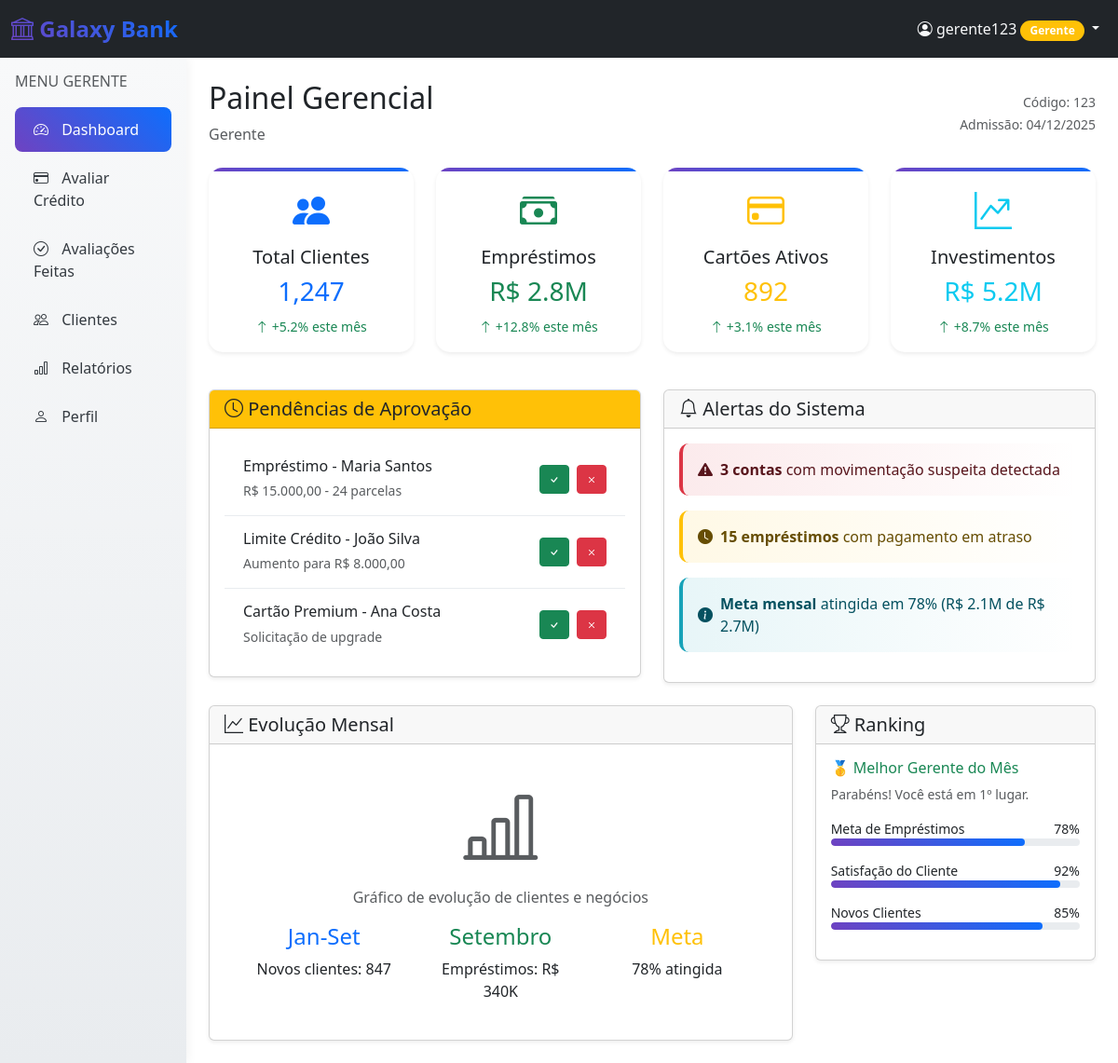
The page /dashboard/gerente/ (signed in) on the database its author committed.
### usuarios/models.py (models this page shows, shortened)
class Usuario(AbstractUser):
    TIPO_USUARIO_CHOICES = [
        ('cliente', 'Cliente'),
        ('gerente', 'Gerente'),
    ]
    tipo_usuario = models.CharField(
        max_length=10,
        choices=TIPO_USUARIO_CHOICES,
        default='cliente'
    )
    telefone = models.CharField(
        max_length=15,
        blank=True,
        null=True,
        validators=[RegexValidator(r'^\+?1?\d{9,15}$')]
    )

class Gerente(models.Model):
    usuario = models.OneToOneField(Usuario, on_delete=models.CASCADE, primary_key=True)
    codigo_gerente = models.CharField(max_length=10, unique=True)
    data_admissao = models.DateField()
    ativo = models.BooleanField(default=True)
    class Meta:
        verbose_name = 'Gerente'
        verbose_name_plural = 'Gerentes'

### usuarios/views.py (the view)
# urls.py: path('dashboard/gerente/', views.dashboard_gerente, name='dashboard_gerente'),
@login_required
def dashboard_gerente(request):
    try:
        gerente = Gerente.objects.get(usuario=request.user)
        context = {
            'gerente': gerente,
            'usuario': request.user,
        }
        return render(request, 'usuarios/dashboard_gerente.html', context)
    except Gerente.DoesNotExist:
        messages.error(request, 'Perfil de gerente não encontrado.')
        return redirect('usuarios:login')

### usuarios/templates/usuarios/dashboard_gerente.html (shortened to what this page needs)
{% extends 'usuarios/base.html' %}
{% block content %}
<div class="row g-0">
    <div class="col-md-3 col-lg-2 sidebar">
        <div class="p-3">
            <h6 class="text-muted mb-3">MENU GERENTE</h6>
            <ul class="nav flex-column">
                <li class="nav-item">
                    <a class="nav-link active" href="#">
                        <i class="bi bi-speedometer2"></i> Dashboard
                    </a>
                </li>
                <li class="nav-item">
                    <a class="nav-link" href="{% url 'credito:avaliar_solicitacoes' %}">
                        <i class="bi bi-credit-card"></i> Avaliar Crédito
                    </a>
                </li>
                <li class="nav-item">
                    <a class="nav-link" href="{% url 'credito:solicitacoes_avaliadas' %}">
                        <i class="bi bi-check-circle"></i> Avaliações Feitas
                    </a>
                </li>
                <li class="nav-item">
                    <a class="nav-link" href="#">
                        <i class="bi bi-people"></i> Clientes
                    </a>
                </li>
                <li class="nav-item">
                    <a class="nav-link" href="#">
                        <i class="bi bi-bar-chart"></i> Relatórios
                    </a>
                </li>
                <li class="nav-item">
                    <a class="nav-link" href="{% url 'usuarios:perfil' %}">
                        <i class="bi bi-person"></i> Perfil
                    </a>
                </li>
            </ul>
        </div>
    </div>
    <div class="col-md-9 col-lg-10 main-content">
        <div class="p-4">
            <div class="d-flex justify-content-between align-items-center mb-4">
                <div>
                    <h2>Painel Gerencial</h2>
                    <p class="text-muted mb-0">Gerente {{ gerente.usuario.first_name }} {{ gerente.usuario.last_name }}</p>
                </div>
                <div class="text-end">
                    <small class="text-muted">Código: {{ gerente.codigo_gerente }}</small><br>
                    <small class="text-muted">Admissão: {{ gerente.data_admissao|date:"d/m/Y" }}</small>
                </div>
            </div>
            <div class="row mb-4">
                <div class="col-md-3 mb-3">
                    <div class="card stats-card border-0 shadow-sm">
                        <div class="card-body text-center">
                            <i class="bi bi-people-fill text-primary fs-1"></i>
                            <h5 class="card-title mt-2">Total Clientes</h5>
                            <h3 class="text-primary">1,247</h3>
                            <small class="text-success"><i class="bi bi-arrow-up"></i> +5.2% este mês</small>
                        </div>
                    </div>
                </div>
                <div class="col-md-3 mb-3">
                    <div class="card stats-card border-0 shadow-sm">
                        <div class="card-body text-center">
                            <i class="bi bi-cash-stack text-success fs-1"></i>
                            <h5 class="card-title mt-2">Empréstimos</h5>
                            <h3 class="text-success">R$ 2.8M</h3>
                            <small class="text-success"><i class="bi bi-arrow-up"></i> +12.8% este mês</small>
                        </div>
                    </div>
                </div>
                <div class="col-md-3 mb-3">
                    <div class="card stats-card border-0 shadow-sm">
                        <div class="card-body text-center">
                            <i class="bi bi-credit-card text-warning fs-1"></i>
                            <h5 class="card-title mt-2">Cartões Ativos</h5>
                            <h3 class="text-warning">892</h3>
                            <small class="text-success"><i class="bi bi-arrow-up"></i> +3.1% este mês</small>
                        </div>
                    </div>
                </div>
                <div class="col-md-3 mb-3">
                    <div class="card stats-card border-0 shadow-sm">
                        <div class="card-body text-center">
                            <i class="bi bi-graph-up-arrow text-info fs-1"></i>
                            <h5 class="card-title mt-2">Investimentos</h5>
                            <h3 class="text-info">R$ 5.2M</h3>
                            <small class="text-success"><i class="bi bi-arrow-up"></i> +8.7% este mês</small>
                        </div>
                    </div>
                </div>
            </div>
            <div class="row mb-4">
                <div class="col-md-6">
                    <div class="card shadow-sm">
                        <div class="card-header bg-warning text-dark">
                            <h5 class="mb-0"><i class="bi bi-clock"></i> Pendências de Aprovação</h5>
                        </div>
                        <div class="card-body">
                            <div class="list-group list-group-flush">
                                <div class="list-group-item d-flex justify-content-between align-items-center">
                                    <div>
                                        <h6 class="mb-1">Empréstimo - Maria Santos</h6>
                                        <small class="text-muted">R$ 15.000,00 - 24 parcelas</small>
                                    </div>
                                    <div>
                                        <button class="btn btn-sm btn-success me-1">
                                            <i class="bi bi-check"></i>
                                        </button>
                                        <button class="btn btn-sm btn-danger">
                                            <i class="bi bi-x"></i>
                                        </button>
                                    </div>
                                </div>
                                <div class="list-group-item d-flex justify-content-between align-items-center">
                                    <div>
                                        <h6 class="mb-1">Limite Crédito - João Silva</h6>
                                        <small class="text-muted">Aumento para R$ 8.000,00</small>
                                    </div>
                                    <div>
                                        <button class="btn btn-sm btn-success me-1">
                                            <i class="bi bi-check"></i>
                                        </button>
                                        <button class="btn btn-sm btn-danger">
                                            <i class="bi bi-x"></i>
                                        </button>
                                    </div>
                                </div>
                                <div class="list-group-item d-flex justify-content-between align-items-center">
                                    <div>
                                        <h6 class="mb-1">Cartão Premium - Ana Costa</h6>
                                        <small class="text-muted">Solicitação de upgrade</small>
                                    </div>
                                    <div>
                                        <button class="btn btn-sm btn-success me-1">
                                            <i class="bi bi-check"></i>
                                        </button>
                                        <button class="btn btn-sm btn-danger">
                                            <i class="bi bi-x"></i>
                                        </button>
                                    </div>
                                </div>
                            </div>
                        </div>
                    </div>
                </div>
                <div class="col-md-6">
                    <div class="card shadow-sm">
                        <div class="card-header">
                            <h5 class="mb-0"><i class="bi bi-bell"></i> Alertas do Sistema</h5>
                        </div>
                        <div class="card-body">
                            <div class="alert alert-danger d-flex align-items-center">
                                <i class="bi bi-exclamation-triangle-fill me-2"></i>
                                <div>
                                    <strong>3 contas</strong> com movimentação suspeita detectada
                                </div>
                            </div>
                            <div class="alert alert-warning d-flex align-items-center">
                                <i class="bi bi-clock-fill me-2"></i>
                                <div>
                                    <strong>15 empréstimos</strong> com pagamento em atraso
                                </div>
                            </div>
                            <div class="alert alert-info d-flex align-items-center">
                                <i class="bi bi-info-circle-fill me-2"></i>
                                <div>
                                    <strong>Meta mensal</strong> atingida em 78% (R$ 2.1M de R$ 2.7M)
                                </div>
                            </div>
                        </div>
                    </div>
                </div>
            </div>
            <div class="row">
                <div class="col-md-8">
                    <div class="card shadow-sm">
                        <div class="card-header">
                            <h5 class="mb-0"><i class="bi bi-graph-up"></i> Evolução Mensal</h5>
                        </div>
                        <div class="card-body">
                            <div class="text-center p-4">
                                <i class="bi bi-bar-chart-line display-1 text-muted"></i>
                                <p class="text-muted mt-3">Gráfico de evolução de clientes e negócios</p>
                                <div class="row text-center">
                                    <div class="col-4">
                                        <h4 class="text-primary">Jan-Set</h4>
                                        <p class="mb-0">Novos clientes: 847</p>
                                    </div>
                                    <div class="col-4">
                                        <h4 class="text-success">Setembro</h4>
                                        <p class="mb-0">Empréstimos: R$ 340K</p>
                                    </div>
                                    <div class="col-4">
                                        <h4 class="text-warning">Meta</h4>
                                        <p class="mb-0">78% atingida</p>
                                    </div>
                                </div>
                            </div>
                        </div>
                    </div>
                </div>
                <div class="col-md-4">
                    <div class="card shadow-sm">
                        <div class="card-header">
                            <h5 class="mb-0"><i class="bi bi-trophy"></i> Ranking</h5>
                        </div>
                        <div class="card-body">
                            <h6 class="text-success">🥇 Melhor Gerente do Mês</h6>
                            <p class="small text-muted mb-3">Parabéns! Você está em 1º lugar.</p>
                            <div class="mb-3">
                                <div class="d-flex justify-content-between">
                                    <small>Meta de Empréstimos</small>
                                    <small>78%</small>
                                </div>
                                <div class="progress">
                                    <div class="progress-bar bg-success" style="width: 78%"></div>
                                </div>
                            </div>
                            <div class="mb-3">
                                <div class="d-flex justify-content-between">
                                    <small>Satisfação do Cliente</small>
                                    <small>92%</small>
                                </div>
                                <div class="progress">
                                    <div class="progress-bar bg-info" style="width: 92%"></div>
                                </div>
                            </div>
                            <div class="mb-3">
                                <div class="d-flex justify-content-between">
                                    <small>Novos Clientes</small>
                                    <small>85%</small>
                                </div>
                                <div class="progress">
                                    <div class="progress-bar bg-warning" style="width: 85%"></div>
                                </div>
                            </div>
                        </div>
                    </div>
                </div>
            </div>
        </div>
    </div>
</div>
{% endblock %}

### usuarios/templates/usuarios/base.html (shortened to what this page needs)
<!DOCTYPE html>
<html lang="pt-br">
<head>
    <link href="https://cdn.jsdelivr.net/npm/bootstrap@5.3.2/dist/css/bootstrap.min.css" rel="stylesheet">
    <link href="https://cdn.jsdelivr.net/npm/bootstrap-icons@1.11.1/font/bootstrap-icons.css" rel="stylesheet">
    {% load static %}
    <link href="{% static 'css/galaxy-bank.css' %}" rel="stylesheet">
</head>
<body>
    <nav class="navbar navbar-expand-lg navbar-dark bg-dark">
        <div class="container-fluid">
            <a class="navbar-brand bg-galaxy-gradient" href="/" style="-webkit-background-clip: text; -webkit-text-fill-color: transparent; background-clip: text;">
                <i class="bi bi-bank"></i> Galaxy Bank
            </a>
            {% if user.is_authenticated %}
            <div class="navbar-nav ms-auto">
                <div class="nav-item dropdown">
                    <a class="nav-link dropdown-toggle text-light" href="#" role="button" data-bs-toggle="dropdown">
                        <i class="bi bi-person-circle"></i>
                        {{ user.first_name|default:user.username }}
                        {% if user.tipo_usuario == 'cliente' %}
                            <span class="badge bg-success">{{ user.get_tipo_usuario_display }}</span>
                        {% elif user.tipo_usuario == 'gerente' %}
                            <span class="badge bg-warning">{{ user.get_tipo_usuario_display }}</span>
                        {% else %}
                            <span class="badge bg-info">{{ user.get_tipo_usuario_display }}</span>
                        {% endif %}
                    </a>
                </div>
            </div>
            {% endif %}
        </div>
    </nav>
    <div class="container-fluid p-0">
        {% block content %}{% endblock %}
    </div>
</body>
</html>

### rows shown on the page
Usuario: first_name "gerente123", tipo_usuario "Gerente"
Gerente: codigo_gerente "123", data_admissao "04/12/2025"
